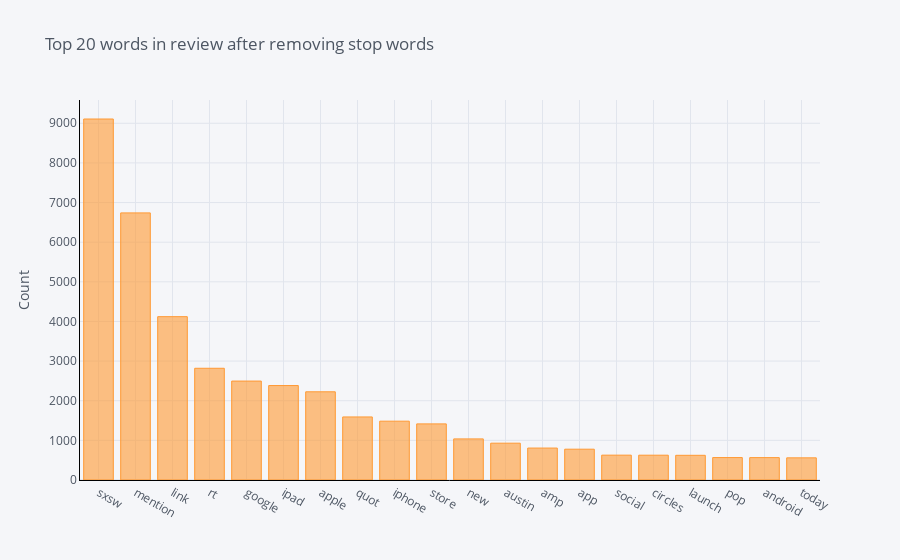

This figure's notebook cell:
### Markdown cell above
Looks like the data is about people attending south by southwest and tweetig about Google and Apple.

### Code cell
def get_top_n_words(corpus, n=None):
    vec = CountVectorizer(stop_words = 'english').fit(corpus)
    bag_of_words = vec.transform(corpus)
    sum_words = bag_of_words.sum(axis=0) 
    words_freq = [(word, sum_words[0, idx]) for word, idx in vec.vocabulary_.items()]
    words_freq =sorted(words_freq, key = lambda x: x[1], reverse=True)
    return words_freq[:n]
common_words = get_top_n_words(df['tweet_text'], 20)
for word, freq in common_words:
    print(word, freq)
df2 = pd.DataFrame(common_words, columns = ['tweet_text' , 'count'])
df2.groupby('tweet_text').sum()['count'].sort_values(ascending=False).iplot(
    kind='bar', yTitle='Count', linecolor='black', title='Top 20 words in review after removing stop words')

### Figure 1 — Plotly figure (JSON) as saved in the notebook; plotly's stock layout.template omitted (floating-point values rounded to 4 significant figures)
{"data": [{"marker": {"color": "rgba(255, 153, 51, 0.6)", "line": {"color": "rgba(255, 153, 51, 1.0)", "width": 1}}, "name": "count", "orientation": "v", "text": "", "type": "bar", "x": ["sxsw", "mention", "link", "rt", "google", "ipad", "apple", "quot", "iphone", "store", "new", "austin", "amp", "app", "social", "circles", "launch", "pop", "android", "today"], "y": [9108, 6739, 4121, 2819, 2496, 2383, 2225, 1591, 1484, 1416, 1037, 929, 806, 777, 627, 626, 623, 566, 565, 559]}], "layout": {"legend": {"bgcolor": "#F5F6F9", "font": {"color": "#4D5663"}}, "paper_bgcolor": "#F5F6F9", "plot_bgcolor": "#F5F6F9", "title": {"font": {"color": "#4D5663"}, "text": "Top 20 words in review after removing stop words"}, "xaxis": {"gridcolor": "#E1E5ED", "linecolor": "black", "showgrid": true, "tickfont": {"color": "#4D5663"}, "title": {"font": {"color": "#4D5663"}, "text": ""}, "zerolinecolor": "#E1E5ED"}, "yaxis": {"gridcolor": "#E1E5ED", "linecolor": "black", "showgrid": true, "tickfont": {"color": "#4D5663"}, "title": {"font": {"color": "#4D5663"}, "text": "Count"}, "zerolinecolor": "#E1E5ED"}}}
